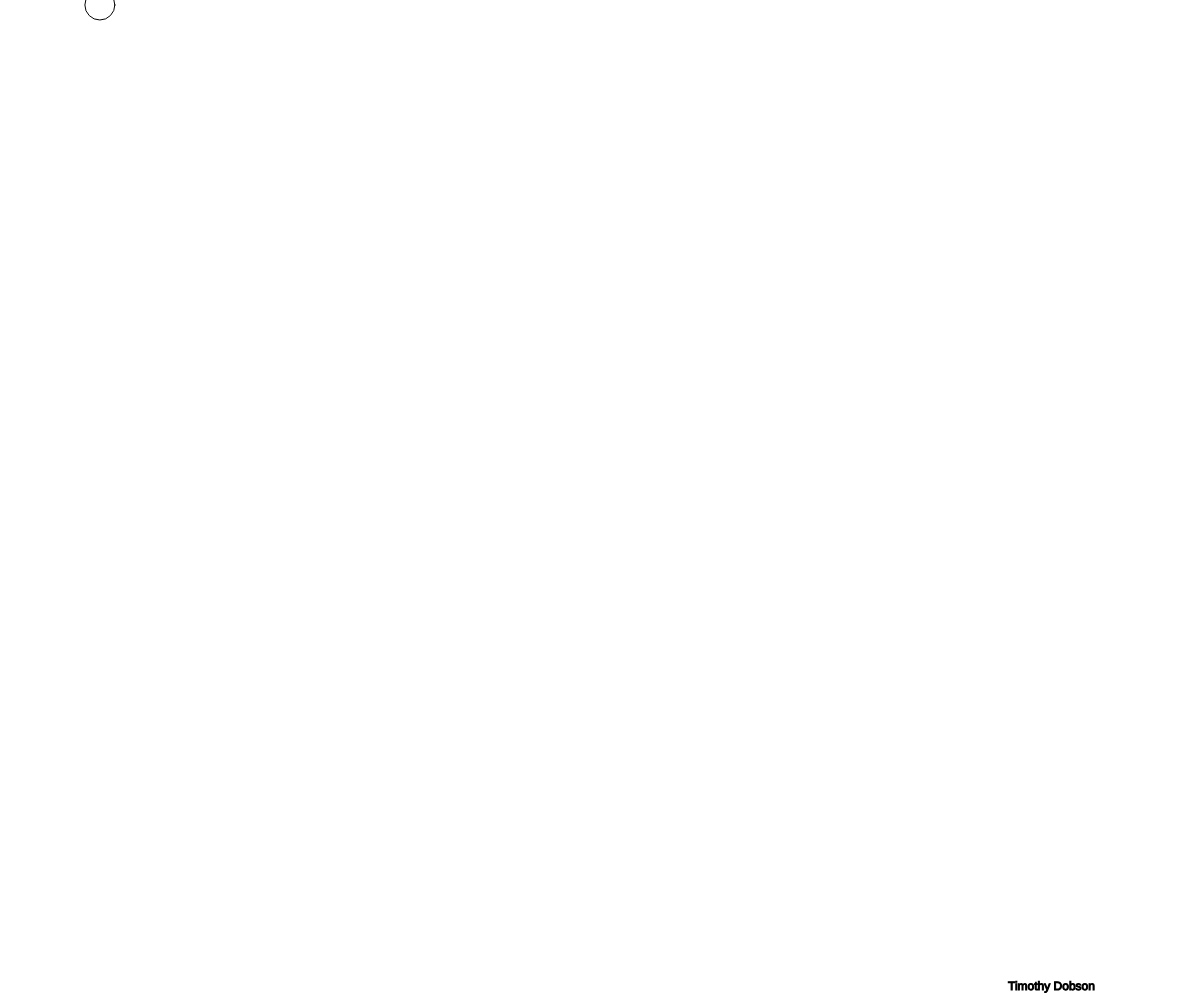
Frame 1 (no input)
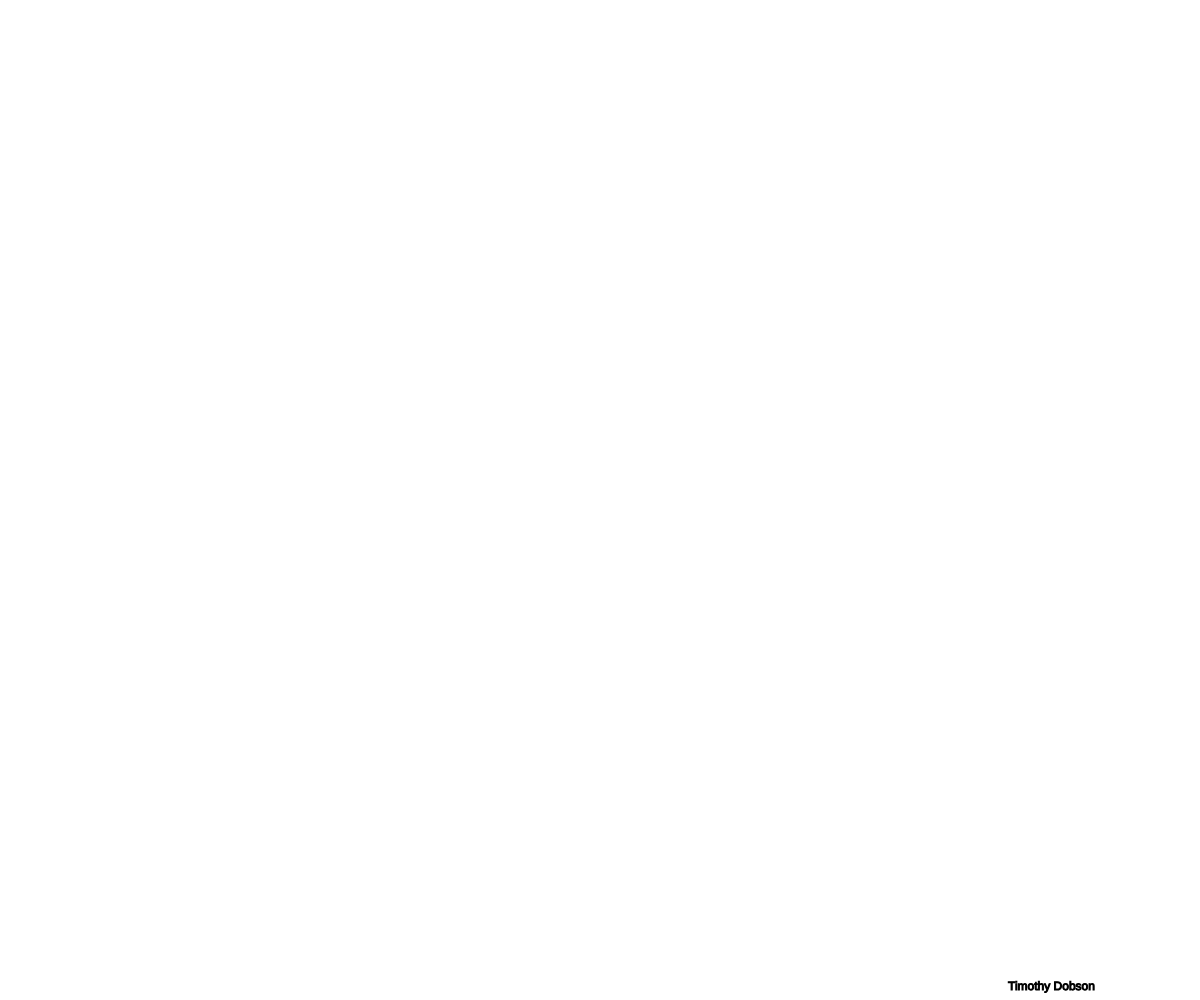
Frame 60 (no input)
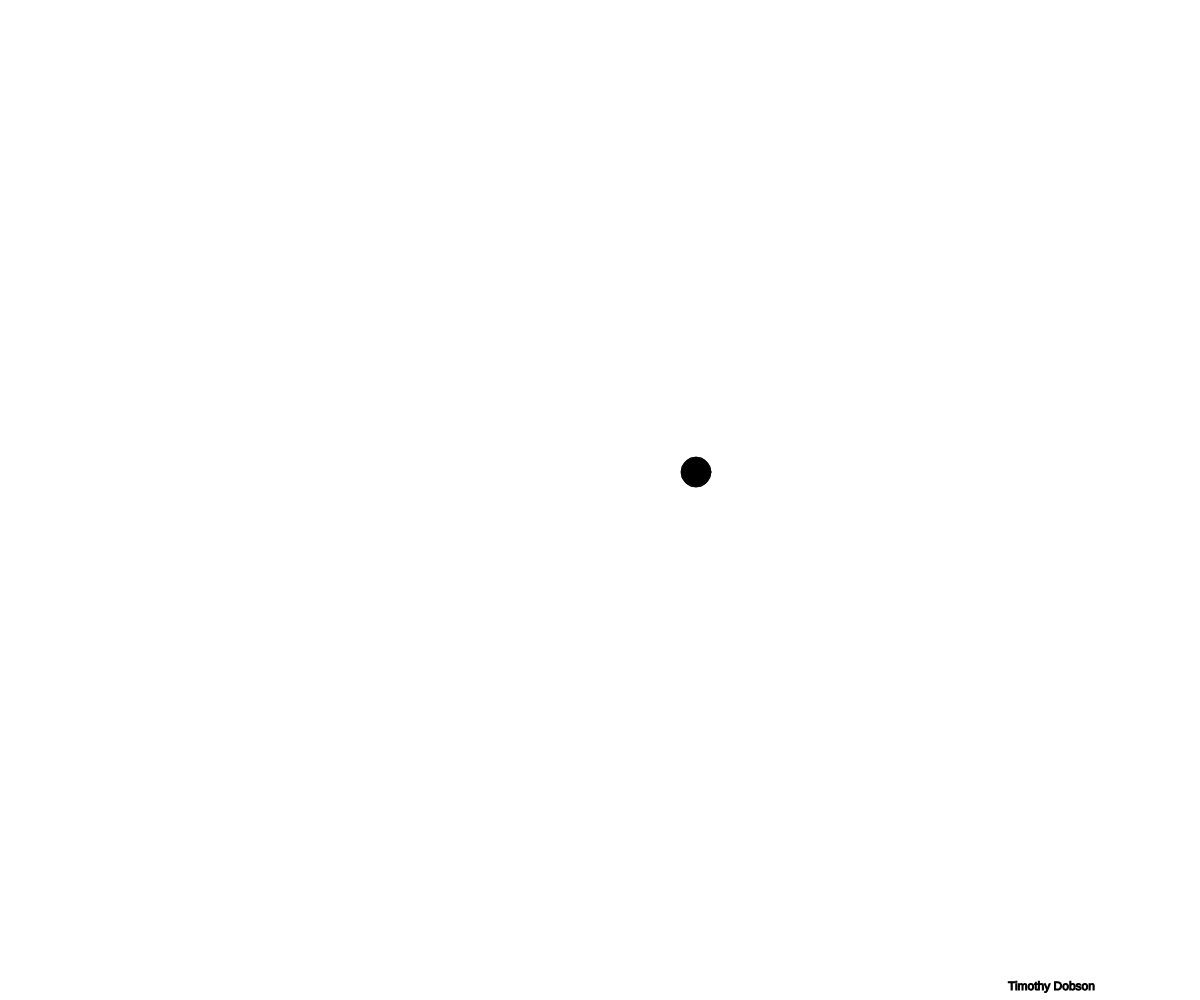
Frame 120 (the mouse pressed at the canvas centre since frame 60)

The p5.js sketch that drew these frames (run headless with seeded random() and noise() and a simulated clock; from frame 60 on, the mouse is pressed at the canvas centre):

// p5.js sketch
// ── sketch.js
// Primitive Paint
// Tim Dobson
// 9/15/2023
//
// Extra for Experts:
// - describe what you did to take this project "above and beyond"

let shapeheight,shapewidth;
let overlay;
let shape;
let circleX, circleY;
let xmove,ymove;
let rad;
let bgcolor = 255;
let fr, fg, fb, sr ,sg ,sb ;
let currentkey;

function setup() {
  createCanvas(windowWidth, windowHeight);
  overlay = createGraphics(windowWidth,windowHeight);
  overlay.rectMode(CENTER);
  rectMode(CENTER);
  circleX = mouseX, circleY=mouseY;
  xmove=0.05,ymove=0.05;
  rad = 0;
  shapeheight=100, shapewidth=100;
  overlay.fill(0);
}

function draw() {
  background(bgcolor);
  image(overlay,0,0);
  rotatingCircle();
  preview();
  myname();
}
function myname(){
  fill(0);
  stroke(0);
  text("Timothy Dobson",width*0.84,height*0.99);
}
function rotatingCircle(){
  rad += xmove;
  circleX = mouseX + Math.cos(rad)*100;
  circleY = mouseY + Math.sin(rad)*100;
  fill(fr,fg,fb);
  stroke(sr,sg,sb);
  ellipse(circleX,circleY,30,30 );
}
function preview(){
  if (currentkey === "a"){
    rect(mouseX,mouseY,shapewidth,shapeheight);
  }
  if (currentkey === "s"){
    ellipse(mouseX,mouseY,shapewidth,shapeheight);
  }
  if (currentkey === "d"){
    triangle(mouseX,mouseY-shapeheight/2,mouseX-shapewidth/2,mouseY
    +shapeheight/2,mouseX+shapewidth/2,mouseY+shapeheight/2);
  }

}
function mousePressed(){
  if(key === "a"){
    overlay.rect(mouseX,mouseY,shapewidth,shapeheight);
    image(overlay,0,0);
    currentkey = "a";
  }
  if(key === "s"){
    overlay.ellipse(mouseX,mouseY,shapewidth,shapeheight);
    image(overlay,0,0);
    currentkey = "s";
  }
  if(key === "d"){
    overlay.triangle(mouseX,mouseY-shapeheight/2,mouseX-shapewidth/2,mouseY
    +shapeheight/2,mouseX+shapewidth/2,mouseY+shapeheight/2);
    image(overlay,0,0);
    currentkey = "d";
  }
  if(key === "c"){
    let r = random(256);
    let g = random(256);
    let b = random(256);
    overlay.fill(r,g,b);
    fill(r,g,b);
    fr=r,fg=g,fb=b;
    r = random(256);
    g = random(256);
    b = random(256);
    overlay.stroke(r,g,b);
    stroke(r,g,b);
    sr=r,sg=g,sb=b;
  }
  if (key ===" "){
    overlay.background(bgcolor);
    image(overlay,0,0);
  }
  else{
    console.log(key);
  }
}
